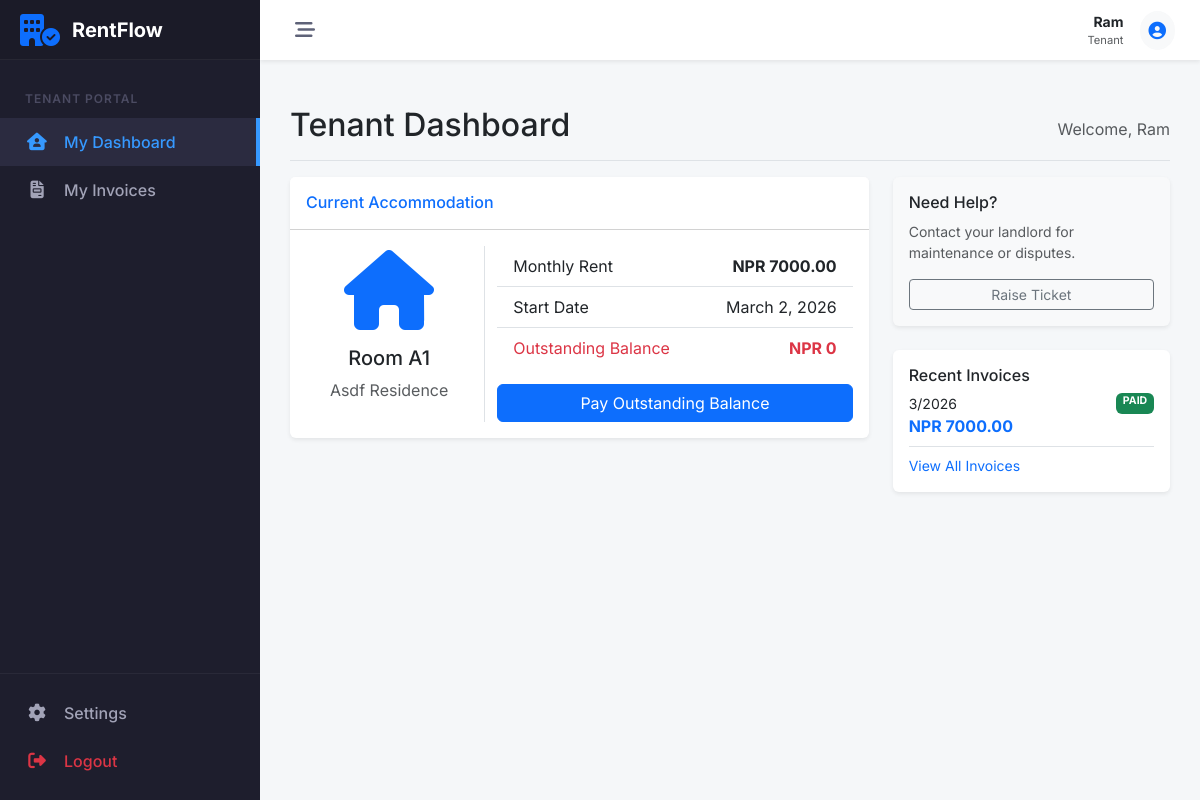
Screenshot of /dashboard/tenant/ (signed in) with the database file from the repository.
### accounts/models.py (models this page shows, shortened)
class Profile(models.Model):
    ROLE_CHOICES = (
        ('LANDLORD', 'Landlord'),
        ('TENANT', 'Tenant'),
    )
    user = models.OneToOneField(User, on_delete=models.CASCADE, related_name='profile')
    role = models.CharField(max_length=10, choices=ROLE_CHOICES, default='TENANT', db_index=True)
    phone = models.CharField(max_length=15, blank=True)
    address = models.TextField(blank=True)
    needs_password_change = models.BooleanField(default=False)
    created_at = models.DateTimeField(auto_now_add=True)
    updated_at = models.DateTimeField(auto_now=True)

### properties/models.py (models this page shows, shortened)
class Tenancy(models.Model):
    tenant = models.ForeignKey(User, on_delete=models.CASCADE, related_name='tenancies')
    room = models.ForeignKey(Room, on_delete=models.CASCADE, related_name='tenancies')
    start_date = models.DateField()
    end_date = models.DateField(null=True, blank=True)
    is_active = models.BooleanField(default=True, db_index=True)
    class Meta:
        verbose_name_plural = "Tenancies"

class Room(models.Model):
    property = models.ForeignKey(Property, on_delete=models.CASCADE, related_name='rooms')
    room_number = models.CharField(max_length=10)
    monthly_rent = models.DecimalField(max_digits=10, decimal_places=2)
    capacity = models.IntegerField(default=1)
    is_active = models.BooleanField(default=True)
    created_at = models.DateTimeField(auto_now_add=True)

class Property(models.Model):
    landlord = models.ForeignKey(User, on_delete=models.CASCADE, related_name='properties')
    name = models.CharField(max_length=100)
    address = models.TextField()
    description = models.TextField(blank=True)
    created_at = models.DateTimeField(auto_now_add=True)
    class Meta:
        verbose_name_plural = "Properties"

### payments/models.py (models this page shows, shortened)
class RentInvoice(models.Model):
    STATUS_CHOICES = (
        ('PENDING', 'Pending'),
        ('AWAITING', 'Awaiting Confirmation'),  # payment submitted by tenant but waiting for landlord
        ('PAID', 'Paid'),
        ('LATE', 'Late'),
    )
    tenancy = models.ForeignKey('properties.Tenancy', on_delete=models.CASCADE)
    month = models.IntegerField()
    year = models.IntegerField()
    amount = models.DecimalField(max_digits=10, decimal_places=2)
    due_date = models.DateField()
    status = models.CharField(max_length=10, choices=STATUS_CHOICES, default='PENDING', db_index=True)
    generated_at = models.DateTimeField(auto_now_add=True)
    class Meta:
        unique_together = ['tenancy', 'month', 'year']

### dashboard/views.py (the view)
# urls.py: path('tenant/', TenantDashboardView.as_view(), name='tenant_dash'),
class TenantDashboardView(TenantRequiredMixin, TemplateView):
    template_name = 'dashboard/tenant_dash.html'
    def get_context_data(self, **kwargs):
        context = super().get_context_data(**kwargs)
        user = self.request.user
        tenancy = Tenancy.objects.filter(tenant=user, is_active=True).first()
        context['tenancy'] = tenancy
        if tenancy:
            invoices = RentInvoice.objects.filter(tenancy=tenancy).order_by('-year', '-month')
            context['invoices'] = invoices
            total_due = invoices.aggregate(Sum('amount'))['amount__sum'] or 0
            total_paid = Payment.objects.filter(invoice__tenancy=tenancy).aggregate(Sum('paid_amount'))['paid_amount__sum'] or 0
            context['outstanding_balance'] = total_due - total_paid
        return context

### dashboard/templates/dashboard/tenant_dash.html (shortened to what this page needs)
{% extends 'core/base.html' %}
{% block content %}
<div class="d-flex justify-content-between flex-wrap flex-md-nowrap align-items-center pt-3 pb-2 mb-3 border-bottom">
    <h1 class="h2">Tenant Dashboard</h1>
    <div class="btn-toolbar mb-2 mb-md-0 text-muted">
        Welcome, {{ user.username }}
    </div>
</div>
{% if tenancy %}
<div class="row">
    <div class="col-lg-8 mb-4">
        <div class="card shadow-sm border-0">
            <div class="card-header bg-white py-3">
                <h6 class="m-0 font-weight-bold text-primary">Current Accommodation</h6>
            </div>
            <div class="card-body">
                <div class="row align-items-center">
                    <div class="col-md-4 text-center">
                        <i class="fas fa-home fa-5x text-primary mb-3"></i>
                        <h5>Room {{ tenancy.room.room_number }}</h5>
                        <p class="text-muted">{{ tenancy.room.property.name }}</p>
                    </div>
                    <div class="col-md-8 border-start">
                        <ul class="list-group list-group-flush">
                            <li class="list-group-item d-flex justify-content-between align-items-center">
                                Monthly Rent <span><strong>NPR {{ tenancy.room.monthly_rent }}</strong></span>
                            </li>
                            <li class="list-group-item d-flex justify-content-between align-items-center">
                                Start Date <span>{{ tenancy.start_date }}</span>
                            </li>
                            <li class="list-group-item d-flex justify-content-between align-items-center text-danger">
                                Outstanding Balance <span><strong>NPR {{ outstanding_balance }}</strong></span>
                            </li>
                        </ul>
                        <div class="d-grid mt-3">
                            <a href="{% url 'payments:invoice_list' %}" class="btn btn-primary">Pay Outstanding
                                Balance</a>
                        </div>
                    </div>
                </div>
            </div>
        </div>
    </div>
    <div class="col-lg-4 mb-4">
        <div class="card shadow-sm border-0 mb-4 bg-light">
            <div class="card-body">
                <h6>Need Help?</h6>
                <p class="small text-muted">Contact your landlord for maintenance or disputes.</p>
                <button class="btn btn-sm btn-outline-secondary w-100">Raise Ticket</button>
            </div>
        </div>
        <div class="card shadow-sm border-0">
            <div class="card-body">
                <h6>Recent Invoices</h6>
                <ul class="list-unstyled mb-0">
                    {% for invoice in invoices|slice:":3" %}
                    <li class="mb-2 pb-2 border-bottom">
                        <div class="d-flex justify-content-between small">
                            <span>{{ invoice.month }}/{{ invoice.year }}</span>
                            <span
                                class="badge {% if invoice.status == 'PAID' %}bg-success{% else %}bg-warning text-dark{% endif %}">
                                {{ invoice.status }}
                            </span>
                        </div>
                        <div class="text-primary fw-bold">NPR {{ invoice.amount }}</div>
                    </li>
                    {% empty %}
                    <li class="text-muted small">No invoices yet.</li>
                    {% endfor %}
                </ul>
                <a href="{% url 'payments:invoice_list' %}" class="small text-decoration-none mt-2 d-block">View All
                    Invoices</a>
            </div>
        </div>
    </div>
</div>
{% else %}
<div class="alert alert-info py-5 text-center">
    <i class="fas fa-info-circle fa-3x mb-3 text-info"></i>
    <h4>No active tenancy found!</h4>
    <p class="mb-0">You are currently not assigned to any room. Please contact the landlord or administrator.</p>
</div>
{% endif %}
{% endblock %}

### core/templates/core/base.html (shortened to what this page needs)
<!DOCTYPE html>
<html lang="en">
<head>
    <link href="https://cdn.jsdelivr.net/npm/bootstrap@5.3.0/dist/css/bootstrap.min.css" rel="stylesheet">
    <link rel="stylesheet" href="https://cdnjs.cloudflare.com/ajax/libs/font-awesome/6.5.1/css/all.min.css">
</head>
<body>
    {% if user.is_authenticated %}
    <aside id="sidebar">
        <div class="sidebar-logo">
            <i class="fa-solid fa-building-circle-check fa-2x text-primary"></i>
            <span class="logo-text">RentFlow</span>
        </div>
        <div class="sidebar-nav">
            {% if user.profile.role == 'LANDLORD' %}
            <div class="nav-header">Management</div>
            <a href="{% url 'dashboard:landlord_dash' %}"
                class="nav-link-custom {% if 'dashboard' in request.resolver_match.view_name %}active{% endif %}">
                <i class="fa-solid fa-gauge-high"></i>
                <span>Dashboard</span>
            </a>
            <div class="nav-item">
                <a class="nav-link-custom" data-bs-toggle="collapse" href="#collapse-properties" role="button"
                    aria-expanded="false" aria-controls="collapse-properties">
                    <i class="fa-solid fa-city"></i>
                    <span>Properties</span>
                </a>
                <div class="collapse" id="collapse-properties">
                    <a href="{% url 'properties:property_add' %}" class="nav-link-custom ms-4">
                        <i class="fa-solid fa-circle-plus fa-xs me-1"></i>Add Property</a>
                    <a href="{% url 'properties:property_list' %}" class="nav-link-custom ms-4">
                        <i class="fa-solid fa-list fa-xs me-1"></i>Property List</a>
                </div>
            </div>
            <div class="nav-item">
                <a class="nav-link-custom" data-bs-toggle="collapse" href="#collapse-rooms" role="button"
                    aria-expanded="false" aria-controls="collapse-rooms">
                    <i class="fa-solid fa-door-open"></i>
                    <span>Rooms</span>
                </a>
                <div class="collapse" id="collapse-rooms">
                    <a href="{% url 'properties:room_add' %}" class="nav-link-custom ms-4">
                        <i class="fa-solid fa-circle-plus fa-xs me-1"></i>Add Room</a>
                    <a href="{% url 'properties:room_list' %}" class="nav-link-custom ms-4">
                        <i class="fa-solid fa-list fa-xs me-1"></i>Room List</a>
                </div>
            </div>
            <div class="nav-item">
                <a class="nav-link-custom" data-bs-toggle="collapse" href="#collapse-tenants" role="button"
                    aria-expanded="false" aria-controls="collapse-tenants">
                    <i class="fa-solid fa-users"></i>
                    <span>Tenants</span>
                </a>
                <div class="collapse" id="collapse-tenants">
                    <a href="{% url 'properties:tenancy_add' %}" class="nav-link-custom ms-4">
                        <i class="fa-solid fa-circle-plus fa-xs me-1"></i>Add Tenant</a>
                    <a href="{% url 'properties:tenancy_list' %}" class="nav-link-custom ms-4">
                        <i class="fa-solid fa-list fa-xs me-1"></i>Tenant List</a>
                </div>
            </div>
            <div class="nav-header mt-3">Finance</div>
            <div class="nav-item">
                <a class="nav-link-custom" data-bs-toggle="collapse" href="#collapse-invoices" role="button"
                    aria-expanded="false" aria-controls="collapse-invoices">
                    <i class="fa-solid fa-file-invoice-dollar"></i>
                    <span>Invoices</span>
                </a>
                <div class="collapse" id="collapse-invoices">
                    <a href="{% url 'payments:generate_invoices' %}" class="nav-link-custom ms-4">
                        <i class="fa-solid fa-circle-plus fa-xs me-1"></i>Generate</a>
                    <a href="{% url 'payments:invoice_list' %}" class="nav-link-custom ms-4">
                        <i class="fa-solid fa-list fa-xs me-1"></i>Invoice List</a>
                </div>
            </div>
            <div class="nav-item">
                <a class="nav-link-custom" data-bs-toggle="collapse" href="#collapse-expenses" role="button"
                    aria-expanded="false" aria-controls="collapse-expenses">
                    <i class="fa-solid fa-wallet"></i>
                    <span>Expenses</span>
                </a>
                <div class="collapse" id="collapse-expenses">
                    <a href="{% url 'payments:expense_create' %}" class="nav-link-custom ms-4">
                        <i class="fa-solid fa-circle-plus fa-xs me-1"></i>Add Expense</a>
                    <a href="{% url 'payments:expense_list' %}" class="nav-link-custom ms-4">
                        <i class="fa-solid fa-list fa-xs me-1"></i>Expense List</a>
                </div>
            </div>
            <a href="{% url 'payments:financial_report' %}"
                class="nav-link-custom {% if 'report' in request.resolver_match.view_name %}active{% endif %}">
                <i class="fa-solid fa-chart-pie"></i>
                <span>Reports</span>
            </a>
            {% elif user.profile.role == 'TENANT' %}
            <div class="nav-header">Tenant Portal</div>
            <a href="{% url 'dashboard:tenant_dash' %}"
                class="nav-link-custom {% if request.resolver_match.view_name == 'dashboard:tenant_dash' %}active{% endif %}">
                <i class="fa-solid fa-house-user"></i>
                <span>My Dashboard</span>
            </a>
            <a href="{% url 'payments:invoice_list' %}"
                class="nav-link-custom {% if 'invoice' in request.resolver_match.view_name %}active{% endif %}">
                <i class="fa-solid fa-file-invoice"></i>
                <span>My Invoices</span>
            </a>
            {% endif %}
        </div>
        <div class="sidebar-footer">
            <a href="#" class="nav-link-custom">
                <i class="fa-solid fa-gear"></i>
                <span>Settings</span>
            </a>
            <a href="javascript:void(0)" onclick="document.getElementById('logout-form').submit()"
                class="nav-link-custom text-danger">
                <i class="fa-solid fa-right-from-bracket"></i>
                <span>Logout</span>
            </a>
        </div>
    </aside>
    <div id="main-wrapper">
        <header id="topbar">
            <button class="toggle-btn" id="sidebar-toggle">
                <i class="fa-solid fa-bars-staggered"></i>
            </button>
            <div class="ms-auto d-flex align-items-center">
                <div class="me-3 d-none d-md-block text-end">
                    <div class="fw-bold small text-dark">{{ user.username }}</div>
                    <div class="text-muted small" style="font-size: 0.7rem;">{{ user.profile.get_role_display }}</div>
                </div>
                <div class="dropdown">
                    <a href="#" class="btn btn-light btn-sm rounded-circle p-2" data-bs-toggle="dropdown">
                    </a>
                </div>
            </div>
        </header>
        <main id="content-area">
            {% block content %}{% endblock %}
        </main>
    </div>
    {% endif %}
</body>
</html>

### rows the page displays
Tenancy: room.room_number "A1", room.property.name "Asdf Residence", room.monthly_rent "7000.00", start_date "March 2, 2026"
RentInvoice: month "3", year "2026", status "PAID", amount "7000.00"

### other values shown
{{ user.username }} "Ram"
{{ user.profile.get_role_display }} "Tenant"
{{ outstanding_balance }} "0"
